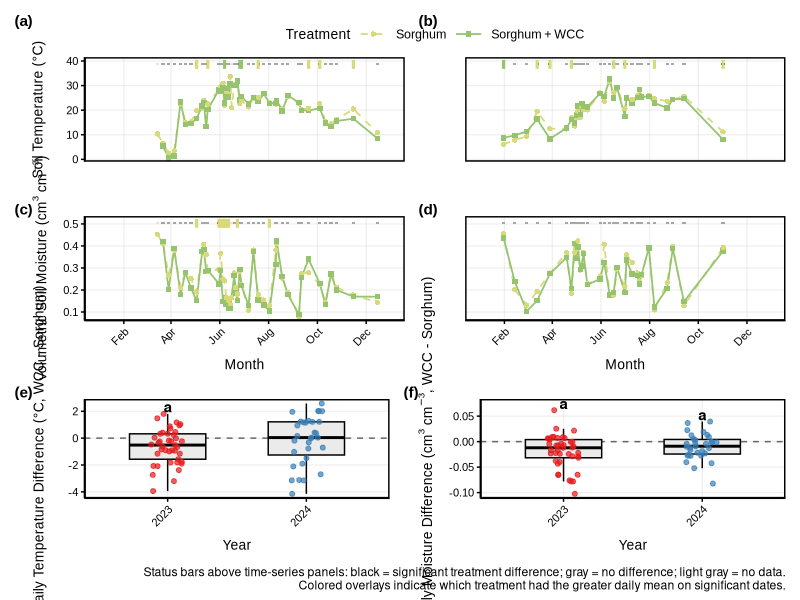

The R script that drew this image:
## ---- chunk 1
#| message: false
#| warning: false

library(tidyverse)
library(patchwork)
library(lubridate)

# ── Publication theme ──────────────────────────────────────────────────────
theme_publication <- function(base_size = 12) {
  theme_minimal(base_size = base_size, base_family = "Arial") +
    theme(
      panel.background   = element_rect(fill = "#ffffffff", color = NA),
      plot.background    = element_rect(fill = "#ffffffff", color = NA),
      strip.background   = element_rect(fill = alpha("#A5CAD2", 0.2)),
      panel.grid.major   = element_line(color = alpha("#B7B5B3", 0.2)),
      panel.grid.minor   = element_blank(),
      panel.spacing      = unit(3, "lines"),
      panel.border       = element_rect(color = "black", fill = NA, linewidth = 1),
      text               = element_text(color = "#000000ff"),
      axis.text          = element_text(color = "#000000ff", size = base_size * 0.8),
      axis.title         = element_text(size = base_size),
      axis.title.x       = element_text(margin = margin(t = 8)),
      axis.title.y       = element_text(margin = margin(r = 8)),
      axis.text.x        = element_text(angle = 45, hjust = 1, vjust = 1),
      axis.line          = element_line(color = "black", linewidth = 0.5),
      axis.ticks         = element_line(color = "black", linewidth = 0.5),
      legend.position    = "top",
      legend.justification = "center",
      legend.direction   = "horizontal",
      legend.box         = "horizontal",
      legend.margin      = margin(b = 1, unit = "pt"),
      legend.box.margin  = margin(b = 1, unit = "pt"),
      legend.text        = element_text(size = base_size * 0.9),
      legend.title       = element_text(size = base_size),
      legend.key.width   = unit(0.8, "cm"),
      legend.key.height  = unit(0.3, "cm")
    )
}

treatment_colors <- c(
  "Sorghum" = "#D8D97AFF",
  "Sorghum + WCC" = "#95C36EFF"
)
## ---- chunk 2
flux_data <- read_csv("data/cleaned_flux_data.csv", show_col_types = FALSE) |>
  mutate(date = as.Date(date), year = year(date))

raw_soil <- flux_data |>
  filter(treatment %in% c("Sorghum", "Sorghum + Rye")) |>
  mutate(
    Treatment = if_else(treatment == "Sorghum + Rye", "Sorghum + WCC", treatment),
    Treatment = factor(Treatment, levels = c("Sorghum", "Sorghum + WCC"))
  )
## ---- chunk 3
# Daily treatment means for time-series and difference panels
moist_temp <- raw_soil |>
  summarise(
    mean_soil_moisture = mean(swc_2_mean, na.rm = TRUE),
    mean_soil_temp     = mean(ts_2_mean, na.rm = TRUE),
    .by = c(Treatment, year, date)
  )

daily_diff <- moist_temp |>
  mutate(trt_key = if_else(Treatment == "Sorghum + WCC", "WCC", "Sorghum")) |>
  select(year, date, trt_key, mean_soil_temp, mean_soil_moisture) |>
  pivot_wider(names_from = trt_key, values_from = c(mean_soil_temp, mean_soil_moisture)) |>
  mutate(
    temp_diff  = mean_soil_temp_WCC  - mean_soil_temp_Sorghum,
    moist_diff = mean_soil_moisture_WCC - mean_soil_moisture_Sorghum
  )
## ---- chunk 4
# Per-date significance bars (t-test, p < 0.05)
build_status_bars <- function(df, value_col) {
  df |>
    summarise(
      n_sorghum    = sum(Treatment == "Sorghum" & !is.na(.data[[value_col]])),
      n_wcc        = sum(Treatment == "Sorghum + WCC" & !is.na(.data[[value_col]])),
      mean_sorghum = mean(.data[[value_col]][Treatment == "Sorghum"], na.rm = TRUE),
      mean_wcc     = mean(.data[[value_col]][Treatment == "Sorghum + WCC"], na.rm = TRUE),
      p_value = {
        s <- .data[[value_col]][Treatment == "Sorghum"]   |> na.omit()
        w <- .data[[value_col]][Treatment == "Sorghum + WCC"] |> na.omit()
        if (length(s) >= 2 && length(w) >= 2)
          tryCatch(t.test(s, w)$p.value, error = \(e) NA_real_)
        else NA_real_
      },
      .by = c(year, date)
    ) |>
    mutate(
      has_testable = n_sorghum >= 2 & n_wcc >= 2,
      significant  = has_testable & !is.na(p_value) & p_value < 0.05,
      status = case_when(
        significant  ~ "Significant",
        has_testable ~ "No difference",
        TRUE         ~ "No data"
      ),
      greater = case_when(
        significant & mean_wcc > mean_sorghum  ~ "Sorghum + WCC",
        significant & mean_sorghum >= mean_wcc ~ "Sorghum",
        TRUE ~ NA_character_
      ),
      x    = date - 2,
      xend = date + 2
    )
}

temp_status  <- build_status_bars(raw_soil, "ts_2_mean")
moist_status <- build_status_bars(raw_soil, "swc_2_mean")

status_fill <- c(
  "Significant"   = "black",
  "No difference" = "grey65",
  "No data"       = "grey90"
)
## ---- chunk 5
# One-sample t-test of daily differences against zero
one_sample_vs_zero <- function(x) {
  x <- x[is.finite(x)]
  if (length(x) < 2) return(NA_real_)
  tryCatch(t.test(x, mu = 0)$p.value, error = \(e) NA_real_)
}

temp_diff_stats <- daily_diff |>
  summarise(
    n          = sum(!is.na(temp_diff)),
    mean_diff  = mean(temp_diff, na.rm = TRUE),
    p_value    = one_sample_vs_zero(temp_diff),
    significant = !is.na(p_value) & p_value < 0.05,
    letter     = if_else(significant, "a", NA_character_),
    .by = year
  )

moist_diff_stats <- daily_diff |>
  summarise(
    n          = sum(!is.na(moist_diff)),
    mean_diff  = mean(moist_diff, na.rm = TRUE),
    p_value    = one_sample_vs_zero(moist_diff),
    significant = !is.na(p_value) & p_value < 0.05,
    letter     = if_else(significant, "a", NA_character_),
    .by = year
  )
## ---- chunk 6
#| fig-width: 10
#| fig-height: 10
#| fig-dpi: 300

# ── Global axis limits ────────────────────────────────────────────────────
global_moisture_limits <- range(moist_temp$mean_soil_moisture, na.rm = TRUE)
global_moisture_limits[2] <- global_moisture_limits[2] * 1.14

global_temp_limits <- range(moist_temp$mean_soil_temp, na.rm = TRUE)
global_temp_limits[2] <- max(40, global_temp_limits[2] * 1.08)

moisture_breaks <- pretty(global_moisture_limits, n = 5)
temp_breaks     <- pretty(global_temp_limits, n = 5)

# Status-bar vertical positions
temp_bar_y    <- global_temp_limits[2] - diff(global_temp_limits) * 0.035
temp_bar_half <- diff(global_temp_limits) * 0.01
moist_bar_y    <- global_moisture_limits[2] - diff(global_moisture_limits) * 0.035
moist_bar_half <- diff(global_moisture_limits) * 0.01

# ── Helper: time-series panel ─────────────────────────────────────────────
make_ts_panel <- function(data, status_df, y_var, y_limits, y_breaks,
                          bar_y, bar_half, y_lab, tag_label,
                          hide_x = FALSE, hide_y_left = FALSE) {
  year_val <- unique(data$year)
  x_lims   <- as.Date(paste0(year_val, c("-01-01", "-12-31")))

  p <- ggplot(data, aes(x = date, y = .data[[y_var]],
                         color = Treatment, linetype = Treatment, shape = Treatment)) +
    geom_line(linewidth = 0.6) +
    geom_point(size = 1.5) +
    # Status bar background
    geom_rect(
      data = filter(status_df, year == year_val),
      aes(xmin = x, xmax = xend,
          ymin = bar_y - bar_half, ymax = bar_y + bar_half,
          fill = status),
      inherit.aes = FALSE, show.legend = FALSE
    ) +
    # Colored overlay on significant dates
    geom_segment(
      data = filter(status_df, year == year_val, significant),
      aes(x = x, xend = xend, y = bar_y, yend = bar_y, color = greater),
      linewidth = 3, inherit.aes = FALSE, show.legend = FALSE
    ) +
    scale_fill_manual(values = status_fill) +
    scale_color_manual(values = treatment_colors) +
    scale_linetype_manual(values = c("Sorghum" = "dashed", "Sorghum + WCC" = "solid")) +
    scale_shape_manual(values = c("Sorghum" = 16, "Sorghum + WCC" = 15)) +
    scale_x_date(date_breaks = "2 months", date_labels = "%b", limits = x_lims) +
    scale_y_continuous(limits = y_limits, breaks = y_breaks,
                       expand = expansion(mult = c(0.04, 0.04))) +
    labs(x = if (hide_x) "" else "Month", y = y_lab, tag = tag_label) +
    theme_publication(base_size = 10) +
    theme(plot.tag = element_text(face = "bold", size = 11),
          plot.tag.position = "topleft")

  if (hide_x) {
    p <- p + theme(axis.text.x = element_blank(),
                   axis.ticks.x = element_blank(),
                   axis.line.x = element_blank())
  }
  if (hide_y_left) {
    p <- p + theme(axis.text.y = element_blank(),
                   axis.ticks.y = element_blank(),
                   axis.line.y = element_blank()) +
      labs(y = "")
  }
  p + theme(legend.position = "none")
}

# ── Panels (a–d): time series ─────────────────────────────────────────────
moist_temp_2023 <- filter(moist_temp, year == 2023)
moist_temp_2024 <- filter(moist_temp, year == 2024)

p_a <- make_ts_panel(moist_temp_2023, temp_status,  "mean_soil_temp",
                     global_temp_limits, temp_breaks,
                     temp_bar_y, temp_bar_half,
                     "Soil Temperature (\u00B0C)", "(a)",
                     hide_x = TRUE)

p_b <- make_ts_panel(moist_temp_2024, temp_status,  "mean_soil_temp",
                     global_temp_limits, temp_breaks,
                     temp_bar_y, temp_bar_half,
                     "", "(b)",
                     hide_x = TRUE, hide_y_left = TRUE)

p_c <- make_ts_panel(moist_temp_2023, moist_status, "mean_soil_moisture",
                     global_moisture_limits, moisture_breaks,
                     moist_bar_y, moist_bar_half,
                     expression("Volumetric Soil Moisture (cm"^3 * " cm"^-3 * ")"),
                     "(c)")

p_d <- make_ts_panel(moist_temp_2024, moist_status, "mean_soil_moisture",
                     global_moisture_limits, moisture_breaks,
                     moist_bar_y, moist_bar_half,
                     "", "(d)",
                     hide_y_left = TRUE)

# ── Helper: difference boxplot ─────────────────────────────────────────────
make_diff_panel <- function(diff_col, diff_stats, y_lab, tag_label) {
  span <- diff(range(daily_diff[[diff_col]], na.rm = TRUE))
  if (!is.finite(span) || span == 0) span <- 1

  anno <- daily_diff |>
    summarise(y = max(.data[[diff_col]], na.rm = TRUE), .by = year) |>
    left_join(diff_stats, by = "year") |>
    filter(significant) |>
    mutate(y = y + span * 0.08)

  ggplot(daily_diff, aes(x = factor(year), y = .data[[diff_col]])) +
    geom_hline(yintercept = 0, linetype = "dashed", color = "gray40") +
    geom_boxplot(width = 0.55, outlier.shape = NA, fill = "grey92", color = "black") +
    geom_jitter(aes(color = factor(year)), width = 0.12, alpha = 0.7,
                size = 1.4, show.legend = FALSE) +
    geom_text(data = anno, aes(x = factor(year), y = y, label = letter),
              inherit.aes = FALSE, fontface = "bold", size = 3.8) +
    scale_color_manual(values = c("2023" = "#E41A1C", "2024" = "#377EB8")) +
    labs(x = "Year", y = y_lab, tag = tag_label) +
    theme_publication(base_size = 10) +
    theme(plot.tag = element_text(face = "bold", size = 11),
          plot.tag.position = "topleft")
}

# ── Panels (e–f): difference boxplots ─────────────────────────────────────
p_e <- make_diff_panel("temp_diff",  temp_diff_stats,
                       expression("Daily Temperature Difference (\u00B0C, WCC - Sorghum)"),
                       "(e)")

p_f <- make_diff_panel("moist_diff", moist_diff_stats,
                       expression("Daily Moisture Difference (cm"^3 * " cm"^-3 * ", WCC - Sorghum)"),
                       "(f)")

# ── Assemble ───────────────────────────────────────────────────────────────
figure2 <- (p_a | p_b) / (p_c | p_d) / (p_e | p_f) +
  plot_layout(guides = "collect", heights = c(1, 1, 0.95)) &
  theme(legend.position = "top") &
  guides(
    color    = guide_legend(nrow = 1, byrow = TRUE),
    linetype = guide_legend(nrow = 1, byrow = TRUE),
    shape    = guide_legend(nrow = 1, byrow = TRUE)
  )

figure2 <- figure2 +
  plot_annotation(
    caption = "Status bars above time-series panels: black = significant treatment difference; gray = no difference; light gray = no data.\nColored overlays indicate which treatment had the greater daily mean on significant dates."
  )

figure2
## ---- chunk 7
#| echo: false
cat("Temperature difference stats:\n")
temp_diff_stats
cat("\nMoisture difference stats:\n")
moist_diff_stats
